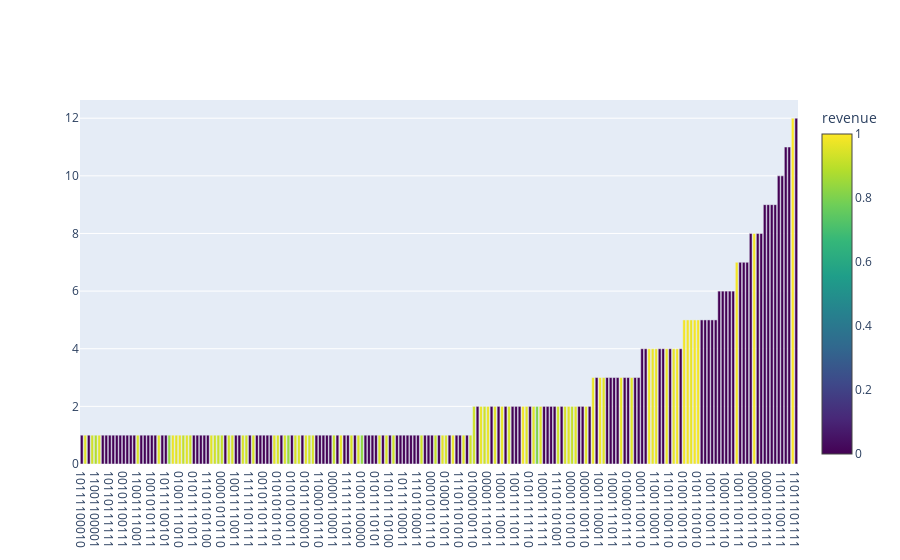
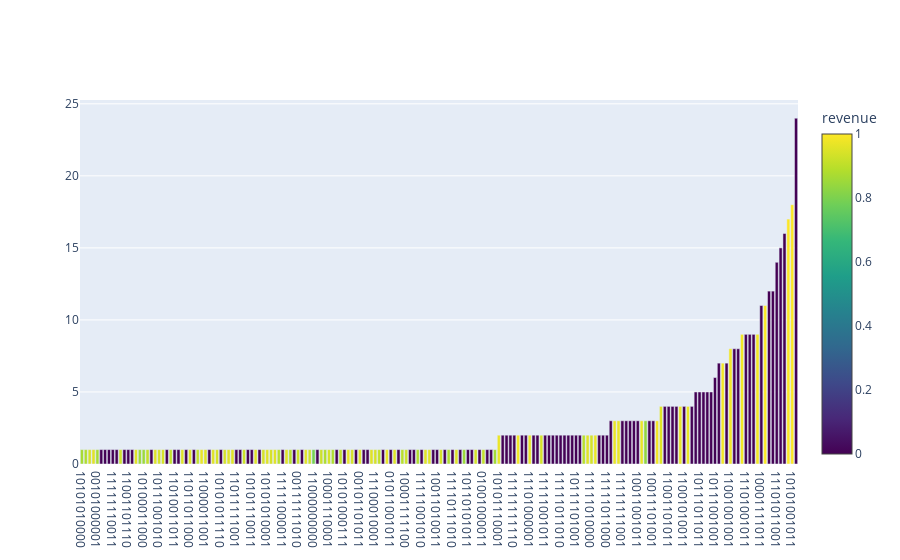
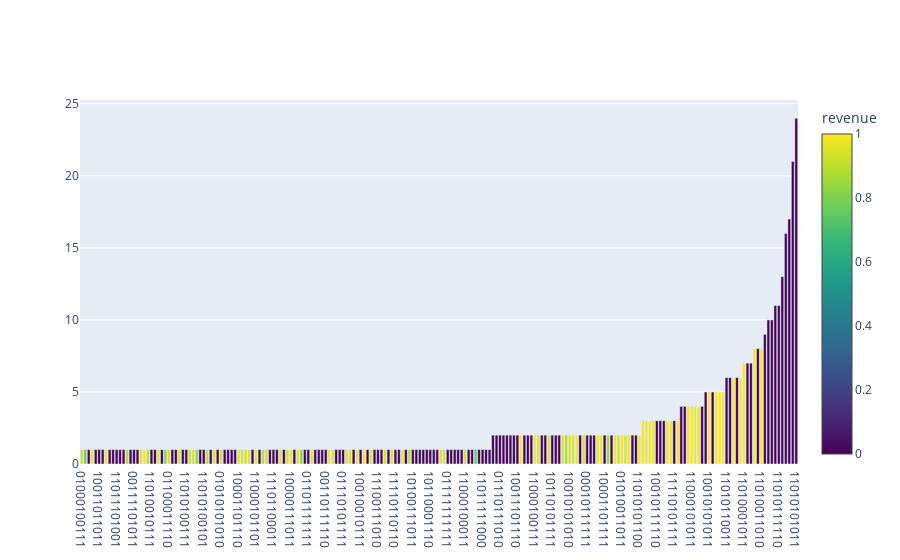
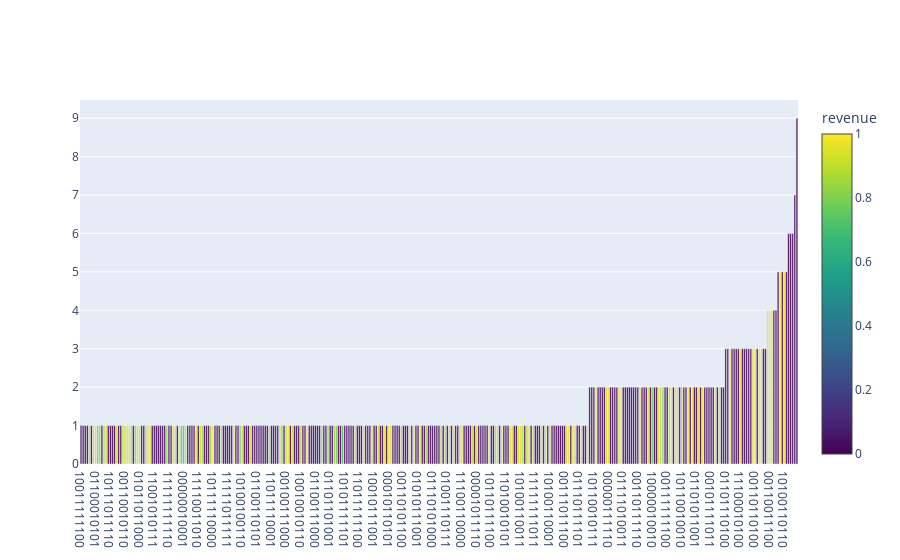

Notebook source saved alongside these figures, in order:
### Code cell
for ii in range(24):
    #print(ii)
    plot_hist(job.result().get_counts(ii),**myps[ii])

### Figure 1 — Plotly figure (JSON) as saved in the notebook; plotly's stock layout.template omitted (floating-point values rounded to 4 significant figures; data arrays with more than 128 entries replaced by an {"elided": "..."} marker saying what was removed)
{"data": [{"marker": {"cmax": 1, "cmin": 0, "color": {"elided": "205 float values"}, "colorbar": {"title": {"text": "revenue"}}, "colorscale": [[0, "#440154"], [0.1111, "#482878"], [0.2222, "#3e4989"], [0.3333, "#31688e"], [0.4444, "#26828e"], [0.5556, "#1f9e89"], [0.6667, "#35b779"], [0.7778, "#6ece58"], [0.8889, "#b5de2b"], [1, "#fde725"]]}, "type": "bar", "x": {"elided": "205 str values"}, "y": {"elided": "205 int values"}}], "layout": {"xaxis": {"type": "category"}}}

### Figure 2 — Plotly figure (JSON) as saved in the notebook; plotly's stock layout.template omitted (floating-point values rounded to 4 significant figures; data arrays with more than 128 entries replaced by an {"elided": "..."} marker saying what was removed)
{"data": [{"marker": {"cmax": 1, "cmin": 0, "color": {"elided": "186 float values"}, "colorbar": {"title": {"text": "revenue"}}, "colorscale": [[0, "#440154"], [0.1111, "#482878"], [0.2222, "#3e4989"], [0.3333, "#31688e"], [0.4444, "#26828e"], [0.5556, "#1f9e89"], [0.6667, "#35b779"], [0.7778, "#6ece58"], [0.8889, "#b5de2b"], [1, "#fde725"]]}, "type": "bar", "x": {"elided": "186 str values"}, "y": {"elided": "186 int values"}}], "layout": {"xaxis": {"type": "category"}}}

### Figure 3 — Plotly figure (JSON) as saved in the notebook; plotly's stock layout.template omitted (floating-point values rounded to 4 significant figures; data arrays with more than 128 entries replaced by an {"elided": "..."} marker saying what was removed)
{"data": [{"marker": {"cmax": 1, "cmin": 0, "color": {"elided": "206 float values"}, "colorbar": {"title": {"text": "revenue"}}, "colorscale": [[0, "#440154"], [0.1111, "#482878"], [0.2222, "#3e4989"], [0.3333, "#31688e"], [0.4444, "#26828e"], [0.5556, "#1f9e89"], [0.6667, "#35b779"], [0.7778, "#6ece58"], [0.8889, "#b5de2b"], [1, "#fde725"]]}, "type": "bar", "x": {"elided": "206 str values"}, "y": {"elided": "206 int values"}}], "layout": {"xaxis": {"type": "category"}}}

### Figure 4 — Plotly figure (JSON) as saved in the notebook; plotly's stock layout.template omitted (floating-point values rounded to 4 significant figures; data arrays with more than 128 entries replaced by an {"elided": "..."} marker saying what was removed)
{"data": [{"marker": {"cmax": 1, "cmin": 0, "color": {"elided": "343 float values"}, "colorbar": {"title": {"text": "revenue"}}, "colorscale": [[0, "#440154"], [0.1111, "#482878"], [0.2222, "#3e4989"], [0.3333, "#31688e"], [0.4444, "#26828e"], [0.5556, "#1f9e89"], [0.6667, "#35b779"], [0.7778, "#6ece58"], [0.8889, "#b5de2b"], [1, "#fde725"]]}, "type": "bar", "x": {"elided": "343 str values"}, "y": {"elided": "343 int values"}}], "layout": {"xaxis": {"type": "category"}}}
